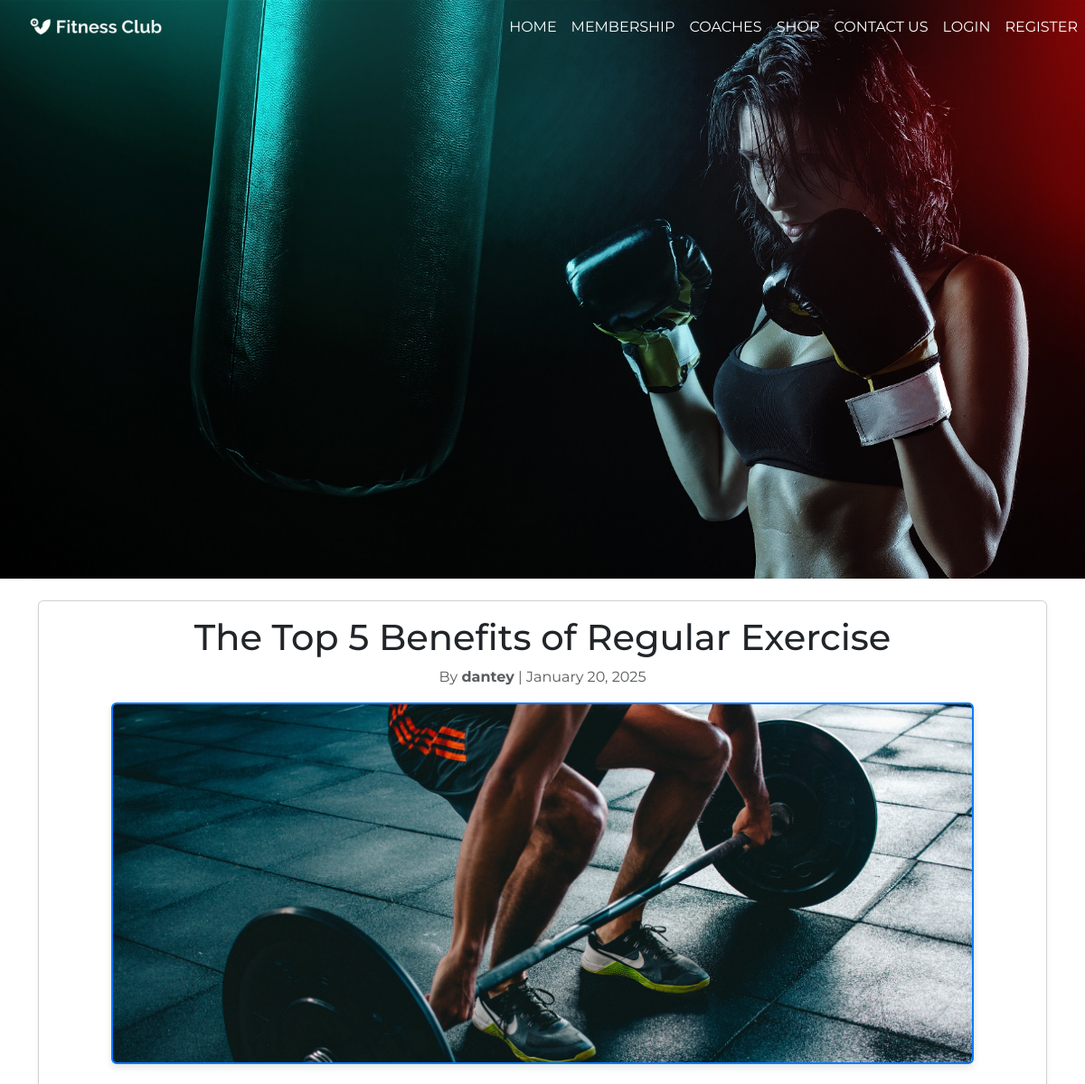
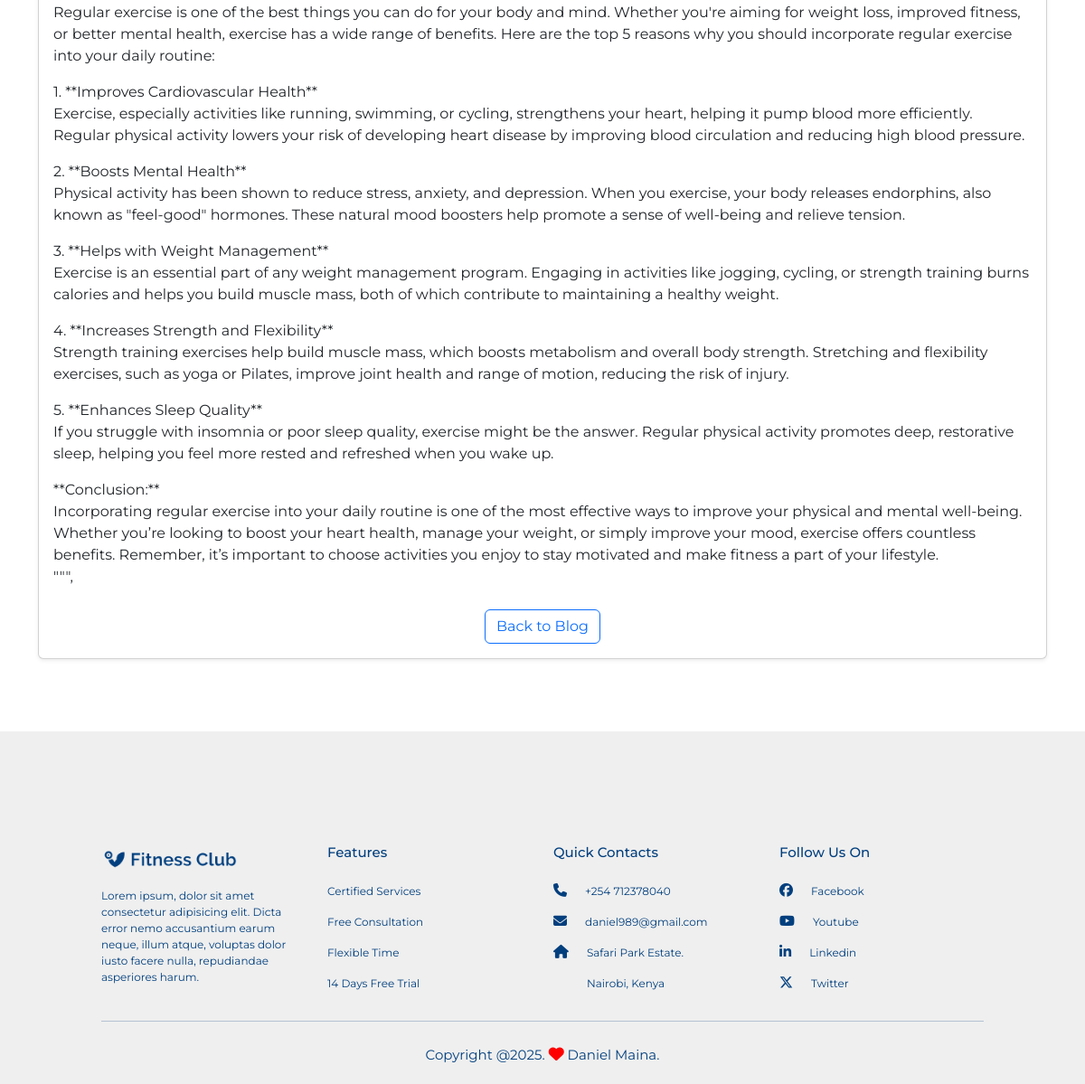
The page /the-top-5-benefits-of-regular-exercise/ on the database its author committed (2 pictures, top to bottom).
### gym_blog/models.py (models this page shows, shortened)
class Post(models.Model):
    title = models.CharField(max_length=200)
    slug = models.SlugField(unique=True)
    content = models.TextField()
    author = models.ForeignKey(User, on_delete=models.CASCADE, related_name='posts')
    category = models.ForeignKey(Category, on_delete=models.SET_NULL, null=True, blank=True, related_name='posts')
    pub_date = models.DateTimeField(default=timezone.now, editable=False)
    updated_date = models.DateTimeField(auto_now=True)
    image = models.ImageField(upload_to='blog_images/', null=True, blank=True)
    class Meta:
        ordering = ['-pub_date']

### gym_blog/views.py (the view)
# urls.py: path('<slug:slug>/', views.BlogDetailView.as_view(), name='blog_detail'),
class BlogDetailView(DetailView):
    model = Post
    template_name = 'blog/blog_detail.html'
    context_object_name = 'post'

### gym_blog/templates/blog/blog_detail.html (shortened to what this page needs)
{% extends 'base.html' %}
{% block main_content %}
<div class="container mt-4">
  <div class="card shadow-sm">
    <div class="card-body">
      <h1 class="card-title text-center">{{ post.title }}</h1>
      <p class="text-muted text-center">
        By <strong>{{ post.author }}</strong> | {{ post.pub_date|date:"F j, Y" }}
      </p>
      <div class="text-center mb-4">
        <img src="{{ post.image.url }}" class="img-fluid rounded" alt="{{ post.title }}"
          style="max-height: 400px; object-fit: cover;">
      </div>
      <div class="card-text">
        {{ post.content|linebreaks }}
      </div>
      <div class="text-center mt-4">
        <a href="{% url 'gym_blog:blog_list' %}" class="btn btn-outline-primary">Back to Blog</a>
    </div>
    </div>
  </div>
</div>
{% endblock %}

### gym/static/css/style.css (style rules this page uses)
* { margin: 0; padding: 0; font-family: "Montserrat", sans-serif; }
img.rounded { border: 2px solid #007bff; box-shadow: 0 4px 8px rgba(0, 0, 0, 0.1); }

### rows shown on the page
Post: title "The Top 5 Benefits of Regular Exercise", author "dantey", pub_date "January 20, 2025", image (picture), content "Regular exercise is one of the best things you can do for your body and mind. Whether you're aiming for weight loss, improved fitness, or better mental health, exercise has a wide range of benefits. Here are the top 5 reasons why you should incorporate regular exercise into your daily routine: 1. **Improves Cardiovascular Health** Exercise, especially activities like running, swimming, or cycling, strengthens your heart, helping it pump blood more efficiently. Regular physical activity lowers your risk of developing heart disease by improving blood circulation and reducing high blood pressure. 2. **Boosts Mental Health** Physical activity has been shown to reduce stress, anxiety, and…"
